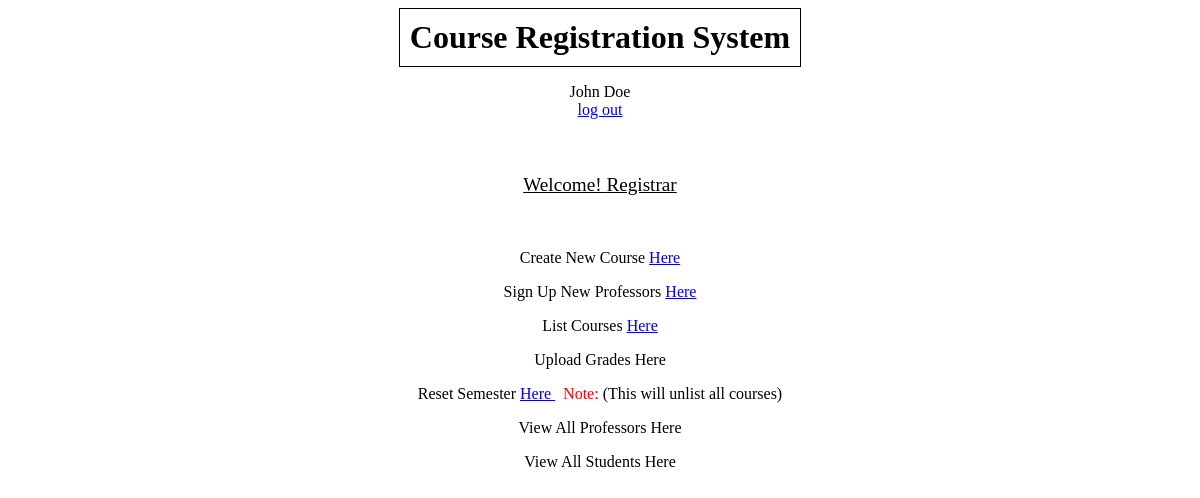
The app's page /registrarHome/ (signed in) with its own data.
### authentication/models.py (models this page shows)
class User(AbstractUser):
    PROFESSOR = 'Professor'
    STUDENT = 'Student'
    REGISTRAR='Registrar'
    ROLE_CHOICES = (
        (PROFESSOR, 'Professor'),
        (STUDENT, 'Student'),
        (REGISTRAR, 'Registrar'),
    )
    role = models.CharField(max_length=30, choices=ROLE_CHOICES, default='Student')
    email = models.EmailField(unique=True)
    username=None
    USERNAME_FIELD = 'email'
    registration_status=models.BooleanField(default=False)
    REQUIRED_FIELDS = []
    first_name = models.CharField(max_length=20)
    last_name = models.CharField(max_length=20)
    course_count=models.IntegerField(default=0)
    objects = CustomUserManager()

### registrar/views.py (the view)
# urls.py: path('registrarHome/', registrar.views.registrar_home, name='registrarHome'),
@login_required
def registrar_home(request):
    return render(request, 'registrar/registrar_home.html')

### templates/registrar/registrar_home.html (shortened to what this page needs)
{% extends 'base.html' %}
{% block content %}
<p style="text-align: center; font-size: larger;"><u>Welcome! {{request.user.role}}</u></p>
<br>
    <p> Create New Course <a href="{% url 'createCourse' %}"> Here </a></p>
    <p>Sign Up New Professors <a href="{% url 'profSignUp' %}"> Here </a> </p>
    <p>List Courses <a href="{% url 'uploadCourse' %}"> Here </a> </p>
    <p>Upload Grades <a> Here </a></p>
    <p>Reset Semester <a href="{% url 'resetSemester' %}" onclick="return confirmSubmit()"> Here </a> <span style="display: inline; color: red;">&nbsp;&nbsp;Note:</span> (This will unlist all courses)</p>
    <p>View All Professors <a> Here </a></p>
    <p>View All Students <a> Here </a> </p>
{% endblock content %}

### templates/base.html (shortened to what this page needs)
<!DOCTYPE html>
<html lang="en">
    <head>
    </head>
    <body>
        <h1>Course Registration System</h1>
        {%  if user.is_authenticated %}
            <p>
                {{user.first_name}} {{user.last_name}}<br><a href="{% url 'logout' %}">log out</a>
                <br><br><br>
            </p>
        {% endif %}
        {% block content %} {% endblock content %}
    </body>
</html>

### templates/base.html (style rules this page uses)
body { text-align: center; }
h1 { display: inline-block; border: 1px solid black; padding: 10px; margin: 0 auto; }

### records on screen
User: first_name "John", last_name "Doe", user.role "Registrar"
